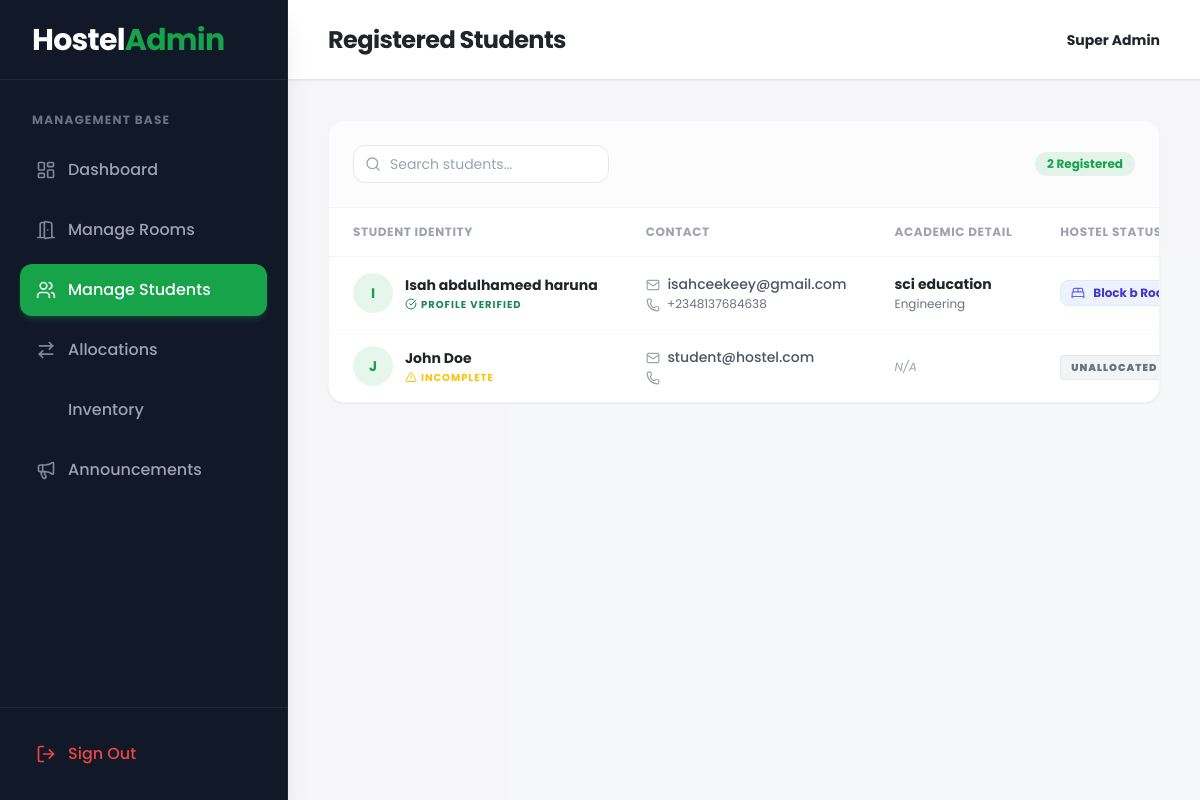
Page /admin/manage_students.php (signed in) on the committed database.
### tables this page shows
CREATE TABLE `allocations` (
  `id` int(11) NOT NULL,
  `student_id` int(11) NOT NULL,
  `room_id` int(11) NOT NULL,
  `allocated_by` varchar(100) NOT NULL DEFAULT 'admin',
  `allocation_date` date NOT NULL,
  `status` enum('active','expired','revoked') DEFAULT 'active',
  `created_at` timestamp NOT NULL DEFAULT current_timestamp()
);

CREATE TABLE `users` (
  `id` int(11) NOT NULL,
  `fullname` varchar(100) NOT NULL,
  `email` varchar(100) NOT NULL,
  `phone` varchar(20) DEFAULT NULL,
  `faculty` varchar(100) DEFAULT NULL,
  `department` varchar(100) DEFAULT NULL,
  `profile_pic` varchar(255) DEFAULT NULL,
  `profile_completed` tinyint(1) DEFAULT 0,
  `password` varchar(255) NOT NULL,
  `role` enum('student','admin','staff') DEFAULT 'student',
  `created_at` timestamp NOT NULL DEFAULT current_timestamp()
);

CREATE TABLE `rooms` (
  `id` int(11) NOT NULL,
  `block_name` varchar(50) NOT NULL,
  `room_number` varchar(50) NOT NULL,
  `capacity` int(11) NOT NULL DEFAULT 4,
  `current_occupancy` int(11) NOT NULL DEFAULT 0,
  `room_type` enum('Standard','Premium') DEFAULT 'Standard',
  `status` enum('available','full','maintenance') DEFAULT 'available',
  `created_at` timestamp NOT NULL DEFAULT current_timestamp()
);

### admin/manage_students.php (the view, shortened to what this page needs)
<?php
require_once '../config/database.php';
$students_sql = "
    SELECT u.id, u.fullname, u.email, u.phone, u.faculty, u.department, u.profile_completed, u.created_at,
           a.status as allocation_status, r.block_name, r.room_number
    FROM users u
    LEFT JOIN allocations a ON u.id = a.student_id AND a.status = 'active'
    LEFT JOIN rooms r ON a.room_id = r.id
    WHERE u.role = 'student'
    ORDER BY u.created_at DESC
";
$students_res = mysqli_query($conn, $students_sql);
$students = [];
if($students_res) {
    while($row = mysqli_fetch_assoc($students_res)) {
        $students[] = $row;
    }
}
?>
<!DOCTYPE html>
<html lang="en">
<head>
    <script src="https://cdn.tailwindcss.com"></script>
    <link rel="stylesheet" href="https://cdnjs.cloudflare.com/ajax/libs/animate.css/4.1.1/animate.min.css"/>
</head>
<body class="bg-gray-50 font-sans text-dark flex h-screen overflow-hidden antialiased">
    <?php include '../includes/admin_sidebar.php'; ?>
    <main class="flex-1 flex flex-col h-full overflow-hidden z-10 w-full">
        <header class="h-20 bg-white shadow-sm flex items-center justify-between px-6 lg:px-10 border-b border-gray-200 z-10">
            <div class="flex items-center gap-4">
                <h1 class="text-2xl font-bold text-dark hidden sm:block tracking-tight">Registered Students</h1>
            </div>
            <div class="flex items-center gap-4">
                <p class="font-bold text-dark text-sm"><?php echo htmlspecialchars($_SESSION['fullname']); ?></p>
            </div>
        </header>
        <div class="flex-1 overflow-y-auto p-6 lg:p-10 bg-gray-100/50">
            <div class="bg-white rounded-2xl animate__animated animate__fadeInUp shadow-sm border border-gray-100 overflow-hidden">
                <div class="p-6 border-b border-gray-100 flex justify-between items-center bg-gray-50/50">
                    <div class="flex items-center gap-3">
                        <div class="relative">
                            <i data-lucide="search" class="w-4 h-4 text-gray-400 absolute left-3 top-1/2 -translate-y-1/2"></i>
                            <input type="text" placeholder="Search students..." class="pl-9 pr-4 py-2 bg-white border border-gray-200 rounded-xl text-sm focus:outline-none focus:ring-2 focus:ring-primary/50 transition w-64">
                        </div>
                    </div>
                    <span class="bg-primary/10 text-primary font-bold px-3 py-1 rounded-full text-xs"><?php echo count($students); ?> Registered</span>
                </div>
                <div class="overflow-x-auto w-full">
                    <table class="w-full text-left border-collapse whitespace-nowrap">
                        <thead>
                            <tr class="bg-white text-gray-400 text-xs uppercase tracking-wider border-b border-gray-100">
                                <th class="px-6 py-4 font-bold">Student Identity</th>
                                <th class="px-6 py-4 font-bold">Contact</th>
                                <th class="px-6 py-4 font-bold">Academic Detail</th>
                                <th class="px-6 py-4 font-bold">Hostel Status</th>
                            </tr>
                        </thead>
                        <tbody class="divide-y divide-gray-50">
                            <?php if(empty($students)): ?>
                                <tr>
                                    <td colspan="5" class="p-12 text-center text-gray-400 font-medium">No students registered in the system yet.</td>
                                </tr>
                            <?php else: ?>
                                <?php foreach($students as $s): ?>
                                    <tr class="hover:bg-green-50/30 transition">
                                        <td class="px-6 py-4">
                                            <div class="flex items-center gap-3">
                                                <div class="w-10 h-10 rounded-full bg-primary/10 text-primary flex items-center justify-center font-bold text-sm shrink-0">
                                                    <?php echo strtoupper(substr($s['fullname'], 0, 1)); ?>
                                                </div>
                                                <div>
                                                    <p class="font-bold text-dark text-sm"><?php echo htmlspecialchars($s['fullname']); ?></p>
                                                    <?php if($s['profile_completed'] == 1): ?>
                                                        <p class="text-[10px] font-bold text-success uppercase tracking-widest flex items-center gap-1 mt-0.5"><i data-lucide="check-circle" class="w-3 h-3"></i> Profile Verified</p>
                                                    <?php else: ?>
                                                        <p class="text-[10px] font-bold text-warning uppercase tracking-widest flex items-center gap-1 mt-0.5"><i data-lucide="alert-triangle" class="w-3 h-3"></i> Incomplete</p>
                                                    <?php endif; ?>
                                                </div>
                                            </div>
                                        </td>
                                        <td class="px-6 py-4">
                                            <p class="text-sm font-medium text-gray-600 mb-0.5"><i data-lucide="mail" class="inline w-3.5 h-3.5 text-gray-400 mr-1"></i> <?php echo htmlspecialchars($s['email']); ?></p>
                                            <p class="text-xs text-gray-500"><i data-lucide="phone" class="inline w-3.5 h-3.5 text-gray-400 mr-1"></i> <?php echo htmlspecialchars($s['phone']); ?></p>
                                        </td>
                                        <td class="px-6 py-4">
                                            <?php if($s['profile_completed'] == 1): ?>
                                                <p class="text-sm font-bold text-dark mb-0.5"><?php echo htmlspecialchars($s['department']); ?></p>
                                                <p class="text-xs text-gray-500"><?php echo htmlspecialchars($s['faculty']); ?></p>
                                            <?php else: ?>
                                                <span class="text-xs italic text-gray-400">N/A</span>
                                            <?php endif; ?>
                                        </td>
                                        <td class="px-6 py-4">
                                            <?php if($s['allocation_status'] === 'active'): ?>
                                                <div class="inline-flex items-center gap-2 bg-indigo-50 border border-indigo-100 rounded-lg px-2.5 py-1 text-xs">
                                                    <i data-lucide="bed-double" class="w-3.5 h-3.5 text-indigo-500"></i>
                                                    <span class="font-bold text-indigo-700"><?php echo htmlspecialchars($s['block_name']) . " Room " . htmlspecialchars($s['room_number']); ?></span>
                                                </div>
                                            <?php else: ?>
                                                <span class="bg-gray-100 text-gray-500 border border-gray-200 px-2.5 py-1 rounded text-[10px] font-black uppercase tracking-widest">Unallocated</span>
                                            <?php endif; ?>
                                        </td>
                                    </tr>
                                <?php endforeach; ?>
                            <?php endif; ?>
                        </tbody>
                    </table>
                </div>
            </div>
        </div>
    </main>
</body>
</html>

### rows in the picture
allocations: student.fullname "I", student.fullname "Isah abdulhameed haruna", shows "PROFILE VERIFIED", student.email "isahceekeey@gmail.com", student.phone "+2348137684638", student.department "sci education", student.faculty "Engineering", room.block_name "Block b"
users: fullname "J", fullname "John Doe", profile_completed 0 (drawn), email "student@hostel.com", shows "UNALLOCATED"

### other values in the picture
$item['label'] "Dashboard"
$item['label'] "Manage Rooms"
$item['label'] "Manage Students"
$item['label'] "Allocations"
$item['label'] "Inventory"
$item['label'] "Announcements"
$_SESSION['fullname'] "Super Admin"
count($students) "2"
